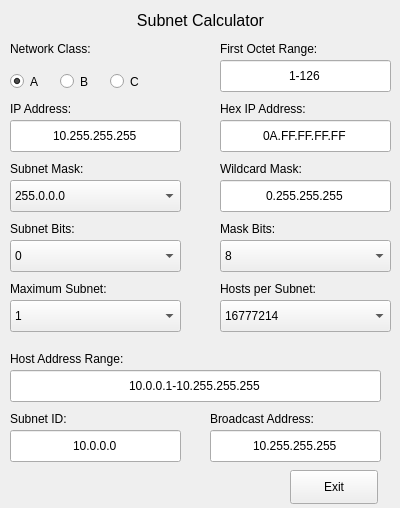
<?xml version="1.0" encoding="UTF-8"?>
<ui version="4.0">
 <class>SubnetCalculator</class>
 <widget class="QWidget" name="SubnetCalculator">
  <property name="geometry">
   <rect>
    <x>0</x>
    <y>0</y>
    <width>400</width>
    <height>508</height>
   </rect>
  </property>
  <property name="sizePolicy">
   <sizepolicy hsizetype="Fixed" vsizetype="Fixed">
    <horstretch>0</horstretch>
    <verstretch>0</verstretch>
   </sizepolicy>
  </property>
  <property name="windowTitle">
   <string>Subnet Calculator</string>
  </property>
  <widget class="QLabel" name="label_SubnetCalculator">
   <property name="geometry">
    <rect>
     <x>130</x>
     <y>10</y>
     <width>141</width>
     <height>21</height>
    </rect>
   </property>
   <property name="font">
    <font>
     <pointsize>12</pointsize>
    </font>
   </property>
   <property name="text">
    <string>Subnet Calculator</string>
   </property>
   <property name="alignment">
    <set>Qt::AlignCenter</set>
   </property>
  </widget>
  <widget class="QLabel" name="label_NetworkClass">
   <property name="geometry">
    <rect>
     <x>10</x>
     <y>40</y>
     <width>181</width>
     <height>18</height>
    </rect>
   </property>
   <property name="text">
    <string>Network Class:</string>
   </property>
  </widget>
  <widget class="QRadioButton" name="radioButton_A">
   <property name="geometry">
    <rect>
     <x>10</x>
     <y>70</y>
     <width>41</width>
     <height>23</height>
    </rect>
   </property>
   <property name="text">
    <string>A</string>
   </property>
   <property name="checked">
    <bool>true</bool>
   </property>
  </widget>
  <widget class="QRadioButton" name="radioButton_B">
   <property name="geometry">
    <rect>
     <x>60</x>
     <y>70</y>
     <width>41</width>
     <height>23</height>
    </rect>
   </property>
   <property name="text">
    <string>B</string>
   </property>
  </widget>
  <widget class="QRadioButton" name="radioButton_C">
   <property name="geometry">
    <rect>
     <x>110</x>
     <y>70</y>
     <width>41</width>
     <height>23</height>
    </rect>
   </property>
   <property name="text">
    <string>C</string>
   </property>
  </widget>
  <widget class="QLabel" name="label_FirstOctet">
   <property name="geometry">
    <rect>
     <x>220</x>
     <y>40</y>
     <width>171</width>
     <height>18</height>
    </rect>
   </property>
   <property name="text">
    <string>First Octet Range:</string>
   </property>
  </widget>
  <widget class="QLineEdit" name="lineEdit_FirstOctet">
   <property name="geometry">
    <rect>
     <x>220</x>
     <y>60</y>
     <width>171</width>
     <height>32</height>
    </rect>
   </property>
   <property name="text">
    <string>1-126</string>
   </property>
   <property name="alignment">
    <set>Qt::AlignCenter</set>
   </property>
   <property name="readOnly">
    <bool>true</bool>
   </property>
  </widget>
  <widget class="QLabel" name="label_HexIpAddress">
   <property name="geometry">
    <rect>
     <x>220</x>
     <y>100</y>
     <width>171</width>
     <height>18</height>
    </rect>
   </property>
   <property name="text">
    <string>Hex IP Address:</string>
   </property>
  </widget>
  <widget class="QLineEdit" name="lineEdit_HexIpAddress">
   <property name="geometry">
    <rect>
     <x>220</x>
     <y>120</y>
     <width>171</width>
     <height>32</height>
    </rect>
   </property>
   <property name="text">
    <string>0A.FF.FF.FF.FF</string>
   </property>
   <property name="alignment">
    <set>Qt::AlignCenter</set>
   </property>
   <property name="readOnly">
    <bool>true</bool>
   </property>
  </widget>
  <widget class="QLabel" name="label_IpAddress">
   <property name="geometry">
    <rect>
     <x>10</x>
     <y>100</y>
     <width>171</width>
     <height>18</height>
    </rect>
   </property>
   <property name="text">
    <string>IP Address:</string>
   </property>
  </widget>
  <widget class="QLineEdit" name="lineEdit_IpAddress">
   <property name="geometry">
    <rect>
     <x>10</x>
     <y>120</y>
     <width>171</width>
     <height>32</height>
    </rect>
   </property>
   <property name="text">
    <string>10.255.255.255</string>
   </property>
   <property name="alignment">
    <set>Qt::AlignCenter</set>
   </property>
   <property name="readOnly">
    <bool>true</bool>
   </property>
  </widget>
  <widget class="QLabel" name="label_WildcardMask">
   <property name="geometry">
    <rect>
     <x>220</x>
     <y>160</y>
     <width>171</width>
     <height>18</height>
    </rect>
   </property>
   <property name="text">
    <string>Wildcard Mask:</string>
   </property>
  </widget>
  <widget class="QLineEdit" name="lineEdit_WildcardMask">
   <property name="geometry">
    <rect>
     <x>220</x>
     <y>180</y>
     <width>171</width>
     <height>32</height>
    </rect>
   </property>
   <property name="text">
    <string>0.255.255.255</string>
   </property>
   <property name="alignment">
    <set>Qt::AlignCenter</set>
   </property>
   <property name="readOnly">
    <bool>true</bool>
   </property>
  </widget>
  <widget class="QLabel" name="label_SubnetMask">
   <property name="geometry">
    <rect>
     <x>10</x>
     <y>160</y>
     <width>171</width>
     <height>18</height>
    </rect>
   </property>
   <property name="text">
    <string>Subnet Mask:</string>
   </property>
  </widget>
  <widget class="QComboBox" name="comboBox_SubnetMask">
   <property name="geometry">
    <rect>
     <x>10</x>
     <y>180</y>
     <width>171</width>
     <height>32</height>
    </rect>
   </property>
   <item>
    <property name="text">
     <string>255.0.0.0</string>
    </property>
   </item>
   <item>
    <property name="text">
     <string>255.128.0.0</string>
    </property>
   </item>
   <item>
    <property name="text">
     <string>255.192.0.0</string>
    </property>
   </item>
   <item>
    <property name="text">
     <string>255.224.0.0</string>
    </property>
   </item>
   <item>
    <property name="text">
     <string>255.240.0.0</string>
    </property>
   </item>
   <item>
    <property name="text">
     <string>255.248.0.0</string>
    </property>
   </item>
   <item>
    <property name="text">
     <string>255.252.0.0</string>
    </property>
   </item>
   <item>
    <property name="text">
     <string>255.254.0.0</string>
    </property>
   </item>
   <item>
    <property name="text">
     <string>255.255.0.0</string>
    </property>
   </item>
   <item>
    <property name="text">
     <string>255.255.128.0</string>
    </property>
   </item>
   <item>
    <property name="text">
     <string>255.255.192.0</string>
    </property>
   </item>
   <item>
    <property name="text">
     <string>255.255.224.0</string>
    </property>
   </item>
   <item>
    <property name="text">
     <string>255.255.240.0</string>
    </property>
   </item>
   <item>
    <property name="text">
     <string>255.255.248.0</string>
    </property>
   </item>
   <item>
    <property name="text">
     <string>255.255.252.0</string>
    </property>
   </item>
   <item>
    <property name="text">
     <string>255.255.254.0</string>
    </property>
   </item>
   <item>
    <property name="text">
     <string>255.255.255.0</string>
    </property>
   </item>
   <item>
    <property name="text">
     <string>255.255.255.128</string>
    </property>
   </item>
   <item>
    <property name="text">
     <string>255.255.255.192</string>
    </property>
   </item>
   <item>
    <property name="text">
     <string>255.255.255.224</string>
    </property>
   </item>
   <item>
    <property name="text">
     <string>255.255.255.240</string>
    </property>
   </item>
   <item>
    <property name="text">
     <string>255.255.255.248</string>
    </property>
   </item>
   <item>
    <property name="text">
     <string>255.255.255.252</string>
    </property>
   </item>
  </widget>
  <widget class="QComboBox" name="comboBox_SubnetBits">
   <property name="geometry">
    <rect>
     <x>10</x>
     <y>240</y>
     <width>171</width>
     <height>32</height>
    </rect>
   </property>
   <item>
    <property name="text">
     <string>0</string>
    </property>
   </item>
   <item>
    <property name="text">
     <string>1</string>
    </property>
   </item>
   <item>
    <property name="text">
     <string>2</string>
    </property>
   </item>
   <item>
    <property name="text">
     <string>3</string>
    </property>
   </item>
   <item>
    <property name="text">
     <string>4</string>
    </property>
   </item>
   <item>
    <property name="text">
     <string>5</string>
    </property>
   </item>
   <item>
    <property name="text">
     <string>6</string>
    </property>
   </item>
   <item>
    <property name="text">
     <string>7</string>
    </property>
   </item>
   <item>
    <property name="text">
     <string>8</string>
    </property>
   </item>
   <item>
    <property name="text">
     <string>9</string>
    </property>
   </item>
   <item>
    <property name="text">
     <string>10</string>
    </property>
   </item>
   <item>
    <property name="text">
     <string>11</string>
    </property>
   </item>
   <item>
    <property name="text">
     <string>12</string>
    </property>
   </item>
   <item>
    <property name="text">
     <string>13</string>
    </property>
   </item>
   <item>
    <property name="text">
     <string>14</string>
    </property>
   </item>
   <item>
    <property name="text">
     <string>15</string>
    </property>
   </item>
   <item>
    <property name="text">
     <string>16</string>
    </property>
   </item>
   <item>
    <property name="text">
     <string>17</string>
    </property>
   </item>
   <item>
    <property name="text">
     <string>18</string>
    </property>
   </item>
   <item>
    <property name="text">
     <string>19</string>
    </property>
   </item>
   <item>
    <property name="text">
     <string>20</string>
    </property>
   </item>
   <item>
    <property name="text">
     <string>21</string>
    </property>
   </item>
   <item>
    <property name="text">
     <string>22</string>
    </property>
   </item>
  </widget>
  <widget class="QLabel" name="label_SubnetBits">
   <property name="geometry">
    <rect>
     <x>10</x>
     <y>220</y>
     <width>171</width>
     <height>18</height>
    </rect>
   </property>
   <property name="text">
    <string>Subnet Bits:</string>
   </property>
  </widget>
  <widget class="QComboBox" name="comboBox_MaskBits">
   <property name="geometry">
    <rect>
     <x>220</x>
     <y>240</y>
     <width>171</width>
     <height>32</height>
    </rect>
   </property>
   <item>
    <property name="text">
     <string>8</string>
    </property>
   </item>
   <item>
    <property name="text">
     <string>9</string>
    </property>
   </item>
   <item>
    <property name="text">
     <string>10</string>
    </property>
   </item>
   <item>
    <property name="text">
     <string>11</string>
    </property>
   </item>
   <item>
    <property name="text">
     <string>12</string>
    </property>
   </item>
   <item>
    <property name="text">
     <string>13</string>
    </property>
   </item>
   <item>
    <property name="text">
     <string>14</string>
    </property>
   </item>
   <item>
    <property name="text">
     <string>15</string>
    </property>
   </item>
   <item>
    <property name="text">
     <string>16</string>
    </property>
   </item>
   <item>
    <property name="text">
     <string>17</string>
    </property>
   </item>
   <item>
    <property name="text">
     <string>18</string>
    </property>
   </item>
   <item>
    <property name="text">
     <string>19</string>
    </property>
   </item>
   <item>
    <property name="text">
     <string>20</string>
    </property>
   </item>
   <item>
    <property name="text">
     <string>21</string>
    </property>
   </item>
   <item>
    <property name="text">
     <string>22</string>
    </property>
   </item>
   <item>
    <property name="text">
     <string>23</string>
    </property>
   </item>
   <item>
    <property name="text">
     <string>24</string>
    </property>
   </item>
   <item>
    <property name="text">
     <string>25</string>
    </property>
   </item>
   <item>
    <property name="text">
     <string>26</string>
    </property>
   </item>
   <item>
    <property name="text">
     <string>27</string>
    </property>
   </item>
   <item>
    <property name="text">
     <string>28</string>
    </property>
   </item>
   <item>
    <property name="text">
     <string>29</string>
    </property>
   </item>
   <item>
    <property name="text">
     <string>30</string>
    </property>
   </item>
  </widget>
  <widget class="QLabel" name="label_MaskBits">
   <property name="geometry">
    <rect>
     <x>220</x>
     <y>220</y>
     <width>171</width>
     <height>18</height>
    </rect>
   </property>
   <property name="text">
    <string>Mask Bits:</string>
   </property>
  </widget>
  <widget class="QLabel" name="label_MaximumSubnet">
   <property name="geometry">
    <rect>
     <x>10</x>
     <y>280</y>
     <width>171</width>
     <height>18</height>
    </rect>
   </property>
   <property name="text">
    <string>Maximum Subnet:</string>
   </property>
  </widget>
  <widget class="QComboBox" name="comboBox_MaxSubnet">
   <property name="geometry">
    <rect>
     <x>10</x>
     <y>300</y>
     <width>171</width>
     <height>32</height>
    </rect>
   </property>
   <item>
    <property name="text">
     <string>1</string>
    </property>
   </item>
   <item>
    <property name="text">
     <string>2</string>
    </property>
   </item>
   <item>
    <property name="text">
     <string>4</string>
    </property>
   </item>
   <item>
    <property name="text">
     <string>8</string>
    </property>
   </item>
   <item>
    <property name="text">
     <string>16</string>
    </property>
   </item>
   <item>
    <property name="text">
     <string>32</string>
    </property>
   </item>
   <item>
    <property name="text">
     <string>64</string>
    </property>
   </item>
   <item>
    <property name="text">
     <string>128</string>
    </property>
   </item>
   <item>
    <property name="text">
     <string>256</string>
    </property>
   </item>
   <item>
    <property name="text">
     <string>512</string>
    </property>
   </item>
   <item>
    <property name="text">
     <string>1024</string>
    </property>
   </item>
   <item>
    <property name="text">
     <string>2048</string>
    </property>
   </item>
   <item>
    <property name="text">
     <string>4096</string>
    </property>
   </item>
   <item>
    <property name="text">
     <string>8192</string>
    </property>
   </item>
   <item>
    <property name="text">
     <string>16384</string>
    </property>
   </item>
   <item>
    <property name="text">
     <string>32768</string>
    </property>
   </item>
   <item>
    <property name="text">
     <string>65536</string>
    </property>
   </item>
   <item>
    <property name="text">
     <string>131072</string>
    </property>
   </item>
   <item>
    <property name="text">
     <string>262144</string>
    </property>
   </item>
   <item>
    <property name="text">
     <string>524288</string>
    </property>
   </item>
   <item>
    <property name="text">
     <string>1048576</string>
    </property>
   </item>
   <item>
    <property name="text">
     <string>2097152</string>
    </property>
   </item>
   <item>
    <property name="text">
     <string>4194304</string>
    </property>
   </item>
  </widget>
  <widget class="QLabel" name="label_HostPerSubnet">
   <property name="geometry">
    <rect>
     <x>220</x>
     <y>280</y>
     <width>171</width>
     <height>18</height>
    </rect>
   </property>
   <property name="text">
    <string>Hosts per Subnet:</string>
   </property>
  </widget>
  <widget class="QComboBox" name="comboBox_HostPerSubnet">
   <property name="geometry">
    <rect>
     <x>220</x>
     <y>300</y>
     <width>171</width>
     <height>32</height>
    </rect>
   </property>
   <item>
    <property name="text">
     <string>16777214</string>
    </property>
   </item>
   <item>
    <property name="text">
     <string>8388606</string>
    </property>
   </item>
   <item>
    <property name="text">
     <string>4194302</string>
    </property>
   </item>
   <item>
    <property name="text">
     <string>2097150</string>
    </property>
   </item>
   <item>
    <property name="text">
     <string>1048574</string>
    </property>
   </item>
   <item>
    <property name="text">
     <string>524286</string>
    </property>
   </item>
   <item>
    <property name="text">
     <string>262142</string>
    </property>
   </item>
   <item>
    <property name="text">
     <string>131070</string>
    </property>
   </item>
   <item>
    <property name="text">
     <string>65534</string>
    </property>
   </item>
   <item>
    <property name="text">
     <string>32766</string>
    </property>
   </item>
   <item>
    <property name="text">
     <string>16382</string>
    </property>
   </item>
   <item>
    <property name="text">
     <string>8190</string>
    </property>
   </item>
   <item>
    <property name="text">
     <string>4094</string>
    </property>
   </item>
   <item>
    <property name="text">
     <string>2046</string>
    </property>
   </item>
   <item>
    <property name="text">
     <string>1022</string>
    </property>
   </item>
   <item>
    <property name="text">
     <string>510</string>
    </property>
   </item>
   <item>
    <property name="text">
     <string>254</string>
    </property>
   </item>
   <item>
    <property name="text">
     <string>126</string>
    </property>
   </item>
   <item>
    <property name="text">
     <string>62</string>
    </property>
   </item>
   <item>
    <property name="text">
     <string>30</string>
    </property>
   </item>
   <item>
    <property name="text">
     <string>14</string>
    </property>
   </item>
   <item>
    <property name="text">
     <string>6</string>
    </property>
   </item>
   <item>
    <property name="text">
     <string>2</string>
    </property>
   </item>
  </widget>
  <widget class="QLabel" name="label_HostRange">
   <property name="geometry">
    <rect>
     <x>10</x>
     <y>350</y>
     <width>171</width>
     <height>18</height>
    </rect>
   </property>
   <property name="text">
    <string>Host Address Range:</string>
   </property>
  </widget>
  <widget class="QLineEdit" name="lineEdit_HostRange">
   <property name="geometry">
    <rect>
     <x>10</x>
     <y>370</y>
     <width>371</width>
     <height>32</height>
    </rect>
   </property>
   <property name="text">
    <string>10.0.0.1-10.255.255.255</string>
   </property>
   <property name="alignment">
    <set>Qt::AlignCenter</set>
   </property>
   <property name="readOnly">
    <bool>true</bool>
   </property>
  </widget>
  <widget class="QLineEdit" name="lineEdit_SubnetID">
   <property name="geometry">
    <rect>
     <x>10</x>
     <y>430</y>
     <width>171</width>
     <height>32</height>
    </rect>
   </property>
   <property name="text">
    <string>10.0.0.0</string>
   </property>
   <property name="alignment">
    <set>Qt::AlignCenter</set>
   </property>
   <property name="readOnly">
    <bool>true</bool>
   </property>
  </widget>
  <widget class="QLabel" name="label_SubnetID">
   <property name="geometry">
    <rect>
     <x>10</x>
     <y>410</y>
     <width>171</width>
     <height>18</height>
    </rect>
   </property>
   <property name="text">
    <string>Subnet ID:</string>
   </property>
  </widget>
  <widget class="QLineEdit" name="lineEdit_BroadcastAddress">
   <property name="geometry">
    <rect>
     <x>210</x>
     <y>430</y>
     <width>171</width>
     <height>32</height>
    </rect>
   </property>
   <property name="text">
    <string>10.255.255.255</string>
   </property>
   <property name="alignment">
    <set>Qt::AlignCenter</set>
   </property>
   <property name="readOnly">
    <bool>true</bool>
   </property>
  </widget>
  <widget class="QLabel" name="label_BroadcastAddress">
   <property name="geometry">
    <rect>
     <x>210</x>
     <y>410</y>
     <width>171</width>
     <height>18</height>
    </rect>
   </property>
   <property name="text">
    <string>Broadcast Address:</string>
   </property>
  </widget>
  <widget class="QPushButton" name="btn_ExitSubnetCalculator">
   <property name="geometry">
    <rect>
     <x>290</x>
     <y>470</y>
     <width>88</width>
     <height>34</height>
    </rect>
   </property>
   <property name="text">
    <string>Exit</string>
   </property>
  </widget>
 </widget>
 <resources/>
 <connections/>
</ui>
